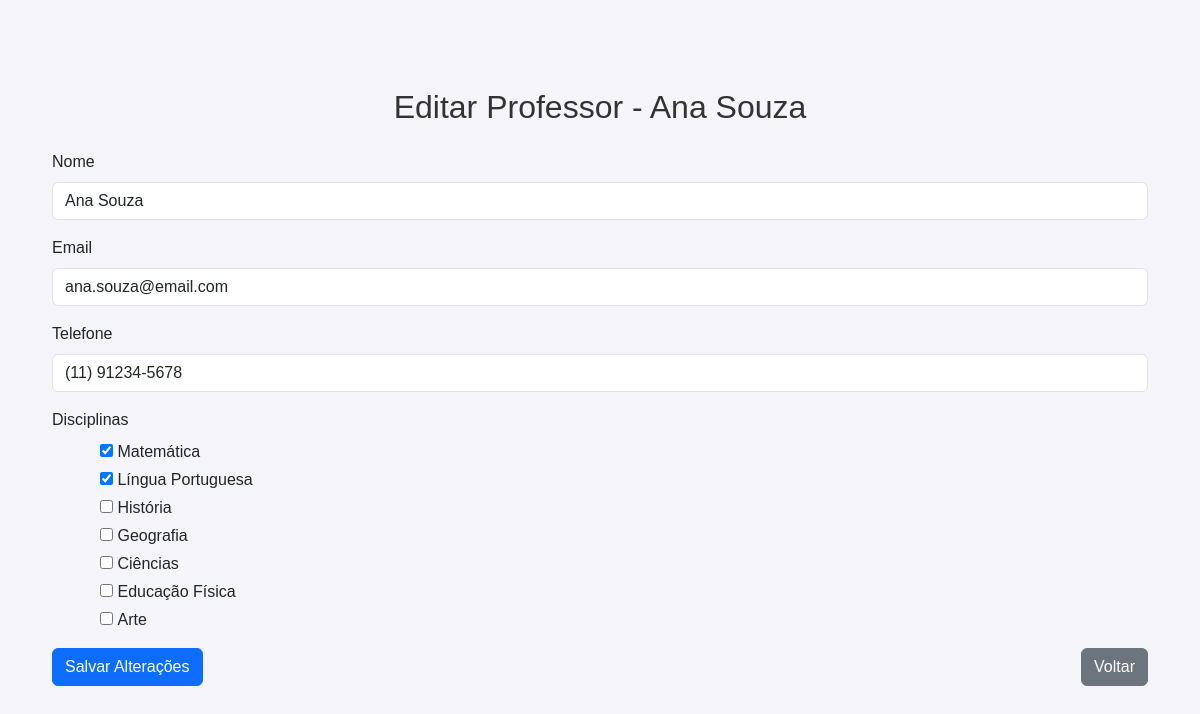
Page /secretaria/editar_professor/8/ on the earlier database version.
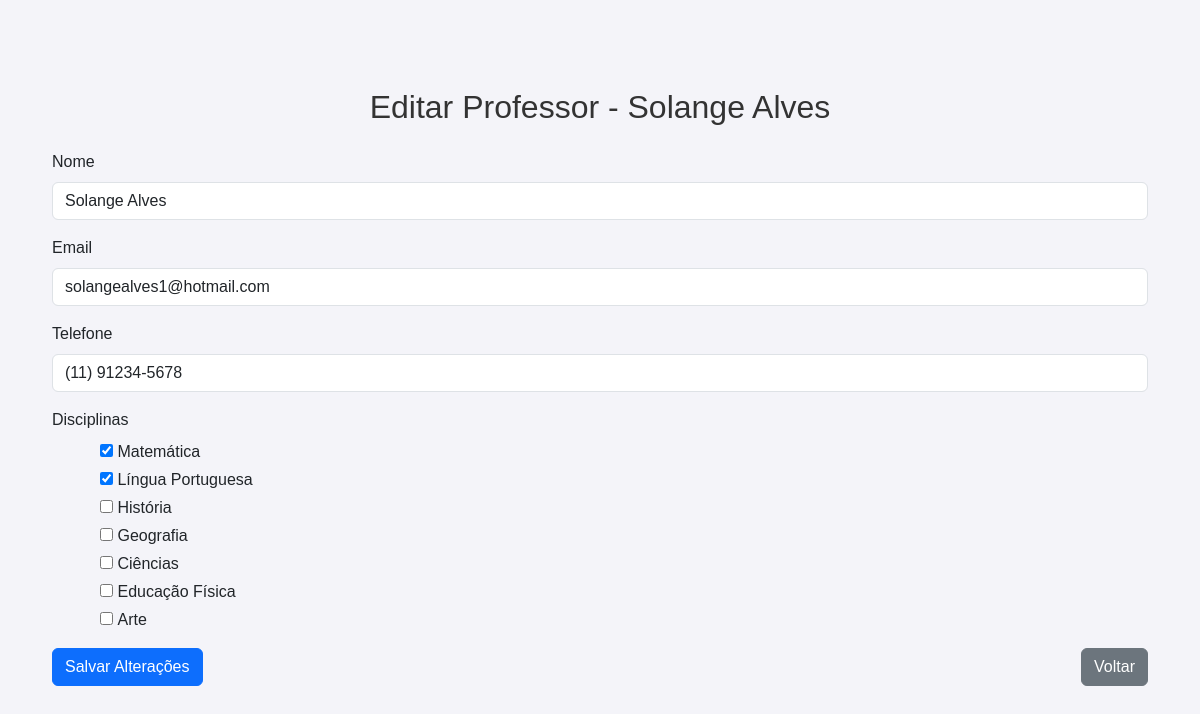
Same page on the later database version.
### core/models.py (models this page shows, shortened)
class Professor(models.Model):
    user = models.OneToOneField(User, on_delete=models.CASCADE, related_name='professor_profile')  # Conexão com o User do Django
    nome = models.CharField(max_length=255)  # Nome completo do professor
    email = models.EmailField(max_length=100, blank=True, null=True)
    telefone = models.CharField(max_length=15, blank=True, null=True)
    disciplinas = models.ManyToManyField(Disciplina, related_name='professores')

### core/views.py (the view)
# urls.py: path('secretaria/editar_professor/<int:professor_id>/', views.editar_professor, name='editar_professor'),
def editar_professor(request, professor_id):
    professor = Professor.objects.get(id=professor_id)
    if request.method == 'POST':
        form = ProfessorForm(request.POST, instance=professor)
        if form.is_valid():
            professor = form.save()
            disciplinas = form.cleaned_data.get('disciplinas')
            if disciplinas:
                professor.disciplinas.set(disciplinas)
            return redirect('gerenciar_professores')
    else:
        form = ProfessorForm(instance=professor)
    return render(request, 'core/editar_professor.html', {'form': form, 'professor': professor})

### core/forms.py
class ProfessorForm(forms.ModelForm):
    disciplinas = forms.ModelMultipleChoiceField(
        queryset=Disciplina.objects.all(),
        widget=forms.CheckboxSelectMultiple,
        required=False  # O campo é opcional
    )
    class Meta:
        model = Professor
        fields = ['nome', 'email', 'telefone', 'disciplinas']  # Inclui os novos campos e disciplinas

### core/models.py (called while the page is built)
    def __str__(self):
        return self.nome

### core/templates/core/editar_professor.html (shortened to what this page needs)
{% load static %}
{% load widget_tweaks %}
<!DOCTYPE html>
<html lang="pt-BR">
<head>
    <link href="https://cdn.jsdelivr.net/npm/bootstrap@5.3.0/dist/css/bootstrap.min.css" rel="stylesheet">
    <link rel="stylesheet" href="{% static 'css/estilos.css' %}">
</head>
<body>
    <div class="container mt-5">
        <h1 class="text-center mb-4">Editar Professor - {{ professor.nome }}</h1>
        <form method="post" class="needs-validation" novalidate>
            <div class="mb-3">
                <label for="id_nome" class="form-label">Nome</label>
                {{ form.nome|add_class:"form-control" }}
            </div>
            <div class="mb-3">
                <label for="id_email" class="form-label">Email</label>
                {{ form.email|add_class:"form-control" }}
            </div>
            <div class="mb-3">
                <label for="id_telefone" class="form-label">Telefone</label>
                {{ form.telefone|add_class:"form-control" }}
            </div>
            <div class="mb-3">
                <label class="form-label">Disciplinas</label>
                <div class="form-check">
                    {% for disciplina in form.disciplinas %}
                        <div class="form-check mb-1">
                            {{ disciplina.tag }}
                            <label class="form-check-label">{{ disciplina.choice_label }}</label>
                        </div>
                    {% endfor %}
                </div>
            </div>
            <div class="d-flex justify-content-between mt-3">
                <button type="submit" class="btn btn-primary">Salvar Alterações</button>
                <a href="{% url 'gerenciar_professores' %}" class="btn btn-secondary">Voltar</a>
            </div>
        </form>
    </div>
</body>
</html>

Differences in the rows shown:
changed Professor: nome "Ana Souza" → "Solange Alves"; email "ana.souza@email.com" → "solangealves1@hotmail.com"
